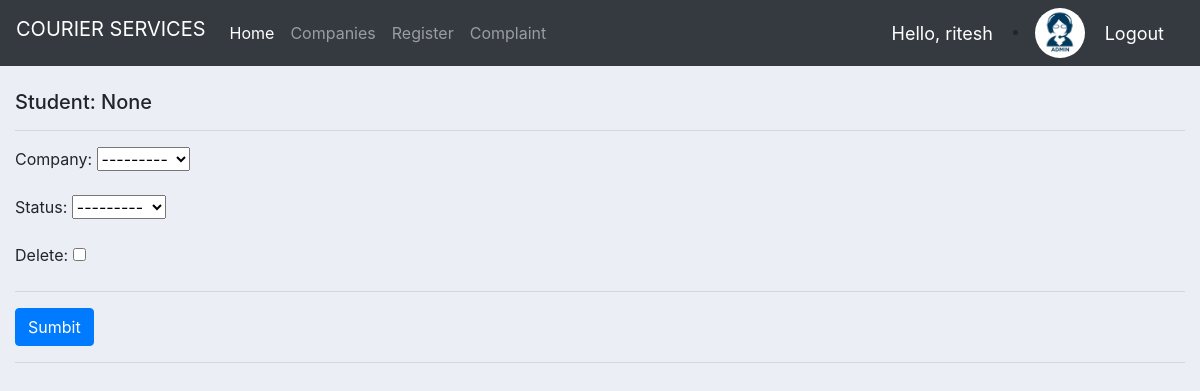
Before: /create_courier/6/ (signed in) with the older database file.
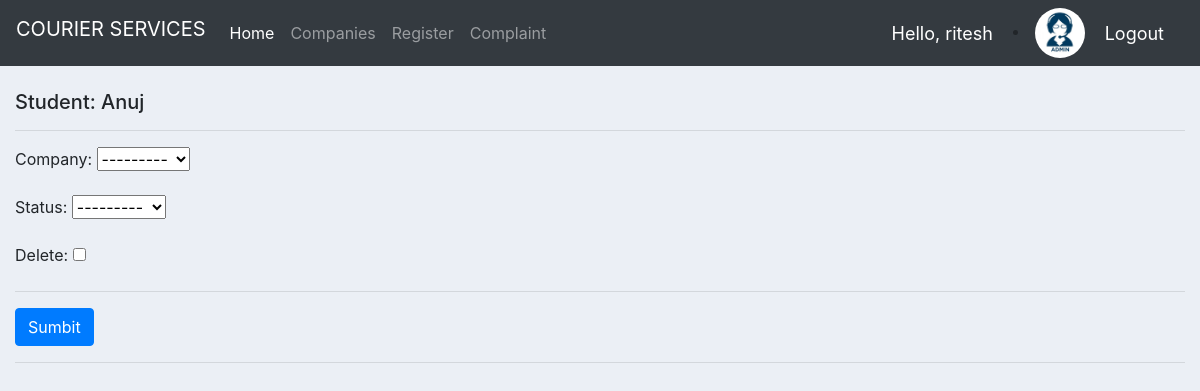
After: the same page with the newer database file.
### courier/models.py (models this page shows, shortened)
class Student(models.Model):
    user = models.OneToOneField(User, null=True, on_delete=models.CASCADE)
    enrollment_no = models.IntegerField(null=True)
    name = models.CharField(max_length=200, null=True)
    room_no = models.CharField(max_length=10, null=True)
    phone = models.IntegerField(null=True)
    email = models.CharField(max_length=200, null=True)
    profile_pic = models.ImageField(default='default.png',null=True, blank=True)
    date_created = models.DateTimeField(auto_now_add=True, null=True)

### courier/decorators.py (the view)
        def wrapper_func(request, *args, **kwargs):
            group = None
            if request.user.groups.exists():
                group = request.user.groups.all()[0].name
            if group in allowed_roles:
                return view_func(request, *args, **kwargs)
            else:
                return HttpResponse('You are not authorized to view this page')

### courier/models.py (called while the page is built)
    def __str__(self):
        return self.name

### courier/views.py (called while the page is built, shortened)
@login_required(login_url='login')
@allowed_users(allowed_roles=['admin'])
def createCourier(request, pk):
    OrderFormSet = inlineformset_factory(Student, Order, fields=('company', 'status'), extra=1)
    student = Student.objects.get(id=pk)
    formset = OrderFormSet(queryset=Order.objects.none(), instance=student)
    context = {'formset': formset, 'student': student}
    return render(request, 'courier/courier_form.html', context)

### courier/templates/courier/courier_form.html (shortened to what this page needs)
{% extends 'courier/main.html' %}
{% load static %}
{% block content %}
    <br>
    <h5>Student:  {{ student.name }}</h5>
    <hr>
<form action="" method="post">
    {% for form in formset %}
    {{ form.as_p }}
    <hr>
    {% endfor %}
 <button class="btn btn-primary" type="submit">Sumbit</button>
</form>
{% endblock %}

Changed rows visible on the page:
changed Student: name "None" → "Anuj"
